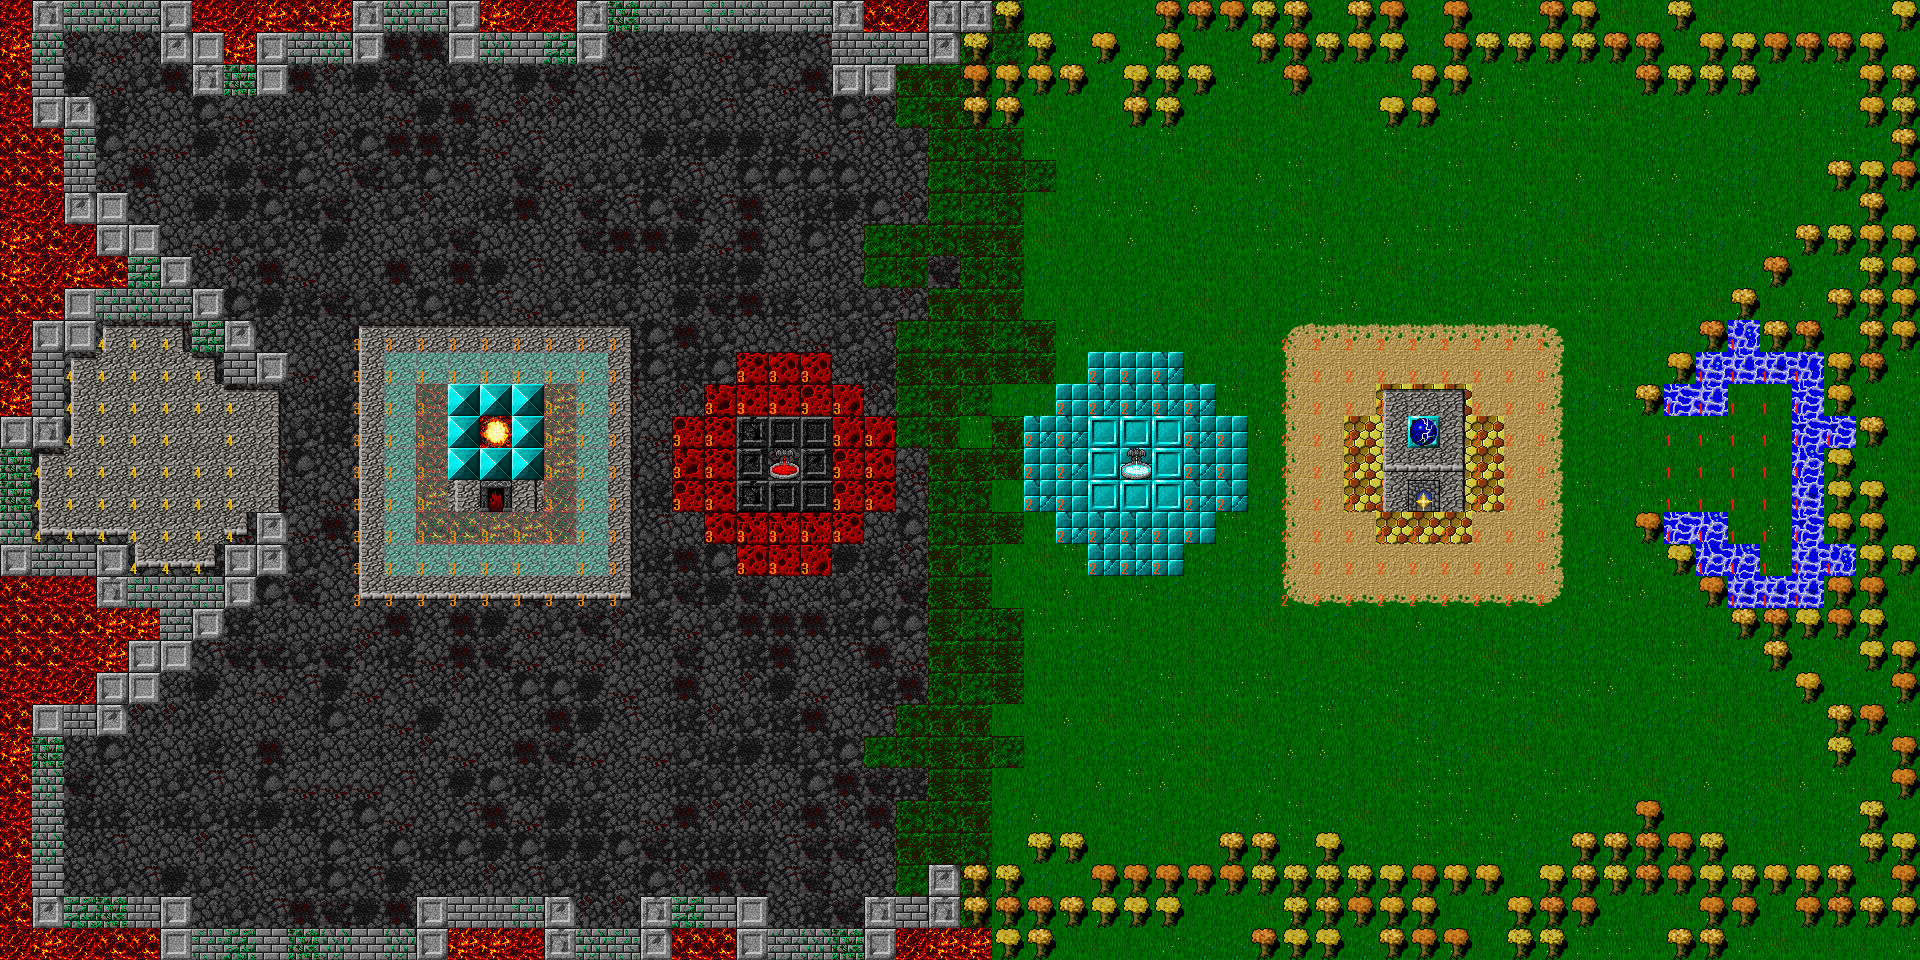

Rendered tile map (Tiled .tmx) drawn with the repository's tilesets; below, a short description and the map source with its tile grids summarised:
An orthogonal 60x30 tile map with 32x32 px tiles, 13 tile layers (Background, HealGood, HealBad, DamageGood, ...) and 144 objects.

<map version="1.0" orientation="orthogonal" width="60" height="30" tilewidth="32" tileheight="32">
 <tileset firstgid="1" name="DungeonCrawl_ProjectUtumnoTileset" tilewidth="32" tileheight="32">
  <image source="DungeonCrawl_ProjectUtumnoTileset.png" width="2048" height="1536" />
  <tile id="11">
   <properties>
    <property name="badDamage" value="true" />
    <property name="badHeal" value="false" />
    <property name="goodDamage" value="false" />
    <property name="goodHeal" value="true" />
   </properties>
  </tile>
  <tile id="12">
   <properties>
    <property name="badDamage" value="true" />
    <property name="badHeal" value="false" />
    <property name="goodDamage" value="false" />
    <property name="goodHeal" value="false" />
   </properties>
  </tile>
  <tile id="13">
   <properties>
    <property name="badDamage" value="false" />
    <property name="badHeal" value="false" />
    <property name="goodDamage" value="true" />
    <property name="goodHeal" value="false" />
   </properties>
  </tile>
  <tile id="14">
   <properties>
    <property name="badDamage" value="false" />
    <property name="badHeal" value="true" />
    <property name="goodDamage" value="true" />
   </properties>
  </tile>
 </tileset>
 <layer name="Background" width="60" height="30">
  <data>[1800 cells, 1800 non-empty, 47 distinct tile ids]</data>
 </layer>
 <layer name="HealGood" width="60" height="30">
  <properties>
   <property name="HealingGood" value="True" />
   <property name="SuperDamageBad" value="True" />
  </properties>
  <data>[1800 cells, 0 non-empty, 0 distinct tile ids]</data>
 </layer>
 <layer name="HealBad" width="60" height="30">
  <properties>
   <property name="HealingBad" value="True" />
   <property name="SuperDamageGood" value="True" />
  </properties>
  <data>[1800 cells, 48 non-empty, 9 distinct tile ids]</data>
 </layer>
 <layer name="DamageGood" width="60" height="30">
  <properties>
   <property name="DamagingGood" value="True" />
  </properties>
  <data>[1800 cells, 87 non-empty, 16 distinct tile ids]</data>
 </layer>
 <layer name="DamageBad" width="60" height="30">
  <properties>
   <property name="DamagingBad" value="True" />
  </properties>
  <data>[1800 cells, 111 non-empty, 14 distinct tile ids]</data>
 </layer>
 <layer name="Collidable" width="60" height="30">
  <properties>
   <property name="Collidable" value="True" />
  </properties>
  <data>[1800 cells, 389 non-empty, 24 distinct tile ids]</data>
 </layer>
 <layer name="transparent" width="60" height="30" opacity="0.45">
  <data>[1800 cells, 37 non-empty, 1 distinct tile ids]</data>
 </layer>
 <layer name="Tower Good" width="60" height="30">
  <properties>
   <property name="TowerGood" value="True" />
  </properties>
  <data>[1800 cells, 9 non-empty, 2 distinct tile ids]</data>
 </layer>
 <layer name="Tower Bad" width="60" height="30">
  <properties>
   <property name="TowerBad" value="True" />
  </properties>
  <data>[1800 cells, 9 non-empty, 5 distinct tile ids]</data>
 </layer>
 <layer name="Base Good" width="60" height="30">
  <properties>
   <property name="BaseGood" value="True" />
  </properties>
  <data>[1800 cells, 12 non-empty, 10 distinct tile ids]</data>
 </layer>
 <layer name="Base Bad" width="60" height="30">
  <properties>
   <property name="BaseBad" value="True" />
  </properties>
  <data>[1800 cells, 12 non-empty, 5 distinct tile ids]</data>
 </layer>
 <layer name="Top" width="60" height="30">
  <data>[1800 cells, 2 non-empty, 2 distinct tile ids]</data>
 </layer>
 <objectgroup name="objects" width="60" height="30">
  <object x="33" y="2" width="150" height="29" />
  <object x="167" y="34" width="51" height="25" />
  <object x="198" y="65" width="83" height="25" />
  <object x="261" y="37" width="120" height="24" />
  <object x="360" y="5" width="116" height="23" />
  <object x="452" y="33" width="152" height="29" />
  <object x="581" y="4" width="276" height="23" />
  <object x="835" y="31" width="53" height="59" />
  <object x="894" y="34" width="88" height="27" />
  <object x="971" y="68" width="40" height="49" />
  <object x="1016" y="71" width="61" height="15" />
  <object x="1073" y="67" />
  <object x="1096" y="46" />
  <object x="1110" y="48" />
  <object x="1128" y="63" />
  <object x="1136" y="81" />
  <object x="1135" y="96" width="1" height="1" />
  <object x="1136" y="109" />
  <object x="1152" y="112" />
  <object x="1168" y="112" />
  <object x="1170" y="90" />
  <object x="1171" y="74" />
  <object x="1190" y="75" />
  <object x="1200" y="79" />
  <object x="1165" y="12" width="14" height="52" />
  <object x="1180" y="8" width="84" height="16" />
  <object x="1259" y="32" width="35" height="24" />
  <object x="1290" y="66" />
  <object x="1293" y="81" />
  <object x="1301" y="37" width="102" height="25" />
  <object x="1388" y="102" height="2" />
  <object x="1393" y="112" height="1" />
  <object x="1392" y="111" />
  <object x="1410" y="109" />
  <object x="1424" y="113" />
  <object x="1426" y="73" width="9" height="32" />
  <object x="1415" y="71" width="19" height="27" />
  <object x="1412" y="68" />
  <object x="1438" y="74" />
  <object x="1452" y="83" />
  <object x="1452" y="38" width="198" height="18" />
  <object x="1646" y="57" width="103" height="29" />
  <object x="1744" y="38" width="133" height="19" />
  <object x="1867" y="60" width="22" height="52" />
  <object x="1899" y="115" width="13" height="65" />
  <object x="1841" y="164" width="65" height="20" />
  <object x="1863" y="190" width="16" height="56" />
  <object x="1803" y="231" width="70" height="15" />
  <object x="1802" y="260" />
  <object x="1785" y="269" />
  <object x="1773" y="278" height="1" />
  <object x="1761" y="290" />
  <object x="1771" y="281" />
  <object x="1742" y="304" />
  <object x="1715" y="328" />
  <object x="1702" y="340" />
  <object x="1682" y="354" height="1" />
  <object x="1687" y="351" />
  <object x="1679" y="365" />
  <object x="1660" y="382" />
  <object x="1648" y="398" />
  <object x="1756" y="316" />
  <object x="1766" y="331" width="50" height="17" />
  <object x="1832" y="361" width="2" />
  <object x="1830" y="363" />
  <object x="1831" y="379" />
  <object x="1836" y="397" />
  <object x="1876" y="429" />
  <object x="1858" y="408" />
  <object x="1861" y="443" />
  <object x="1840" y="455" height="2" />
  <object x="1835" y="460" />
  <object x="1828" y="452" width="19" height="82" />
  <object x="1858" y="525" width="18" height="63" />
  <object x="1830" y="579" width="18" height="47" />
  <object x="1739" y="609" width="90" height="21" />
  <object x="1646" y="525" width="1" />
  <object x="1652" y="531" />
  <object x="1674" y="553" height="1" />
  <object x="1669" y="551" />
  <object x="1682" y="564" />
  <object x="1703" y="585" />
  <object x="1713" y="595" width="1" />
  <object x="1725" y="606" height="1" />
  <object x="1735" y="619" />
  <object x="1716" y="600" />
  <object x="1776" y="650" />
  <object x="1779" y="668" />
  <object x="1800" y="679" />
  <object x="1814" y="699" />
  <object x="1837" y="716" height="2" />
  <object x="1837" y="714" width="11" height="45" />
  <object x="1862" y="724" />
  <object x="1881" y="732" />
  <object x="1900" y="750" height="1" />
  <object x="1900" y="769" />
  <object x="1887" y="799" />
  <object x="1879" y="810" height="1" />
  <object x="1875" y="829" />
  <object x="1873" y="854" />
  <object x="1895" y="748" />
  <object x="1647" y="811" />
  <object x="1572" y="832" width="149" height="28" />
  <object x="1719" y="862" width="138" height="33" />
  <object x="1540" y="862" width="38" height="36" />
  <object x="1483" y="887" width="82" height="28" />
  <object x="1029" y="833" width="53" height="28" />
  </objectgroup>
 <layer name="effects" width="60" height="30">
  <data>[1800 cells, 277 non-empty, 5 distinct tile ids]</data>
 </layer>
</map>
<!-- 37 of 144 objects omitted -->
